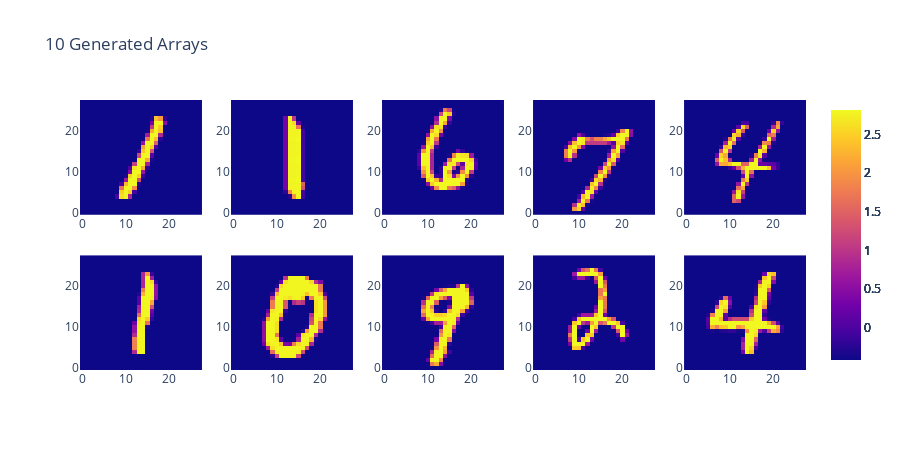

This figure's notebook cell:
### Code cell
plotly_10_digits(xb)

### Figure 1 — Plotly figure (JSON) as saved in the notebook; plotly's stock layout.template omitted (floating-point values rounded to 4 significant figures; data arrays with more than 128 entries replaced by an {"elided": "..."} marker saying what was removed)
{"data": [{"type": "heatmap", "xaxis": "x", "yaxis": "y", "z": {"elided": "28x28 float values"}}, {"type": "heatmap", "xaxis": "x2", "yaxis": "y2", "z": {"elided": "28x28 float values"}}, {"type": "heatmap", "xaxis": "x3", "yaxis": "y3", "z": {"elided": "28x28 float values"}}, {"type": "heatmap", "xaxis": "x4", "yaxis": "y4", "z": {"elided": "28x28 float values"}}, {"type": "heatmap", "xaxis": "x5", "yaxis": "y5", "z": {"elided": "28x28 float values"}}, {"type": "heatmap", "xaxis": "x6", "yaxis": "y6", "z": {"elided": "28x28 float values"}}, {"type": "heatmap", "xaxis": "x7", "yaxis": "y7", "z": {"elided": "28x28 float values"}}, {"type": "heatmap", "xaxis": "x8", "yaxis": "y8", "z": {"elided": "28x28 float values"}}, {"type": "heatmap", "xaxis": "x9", "yaxis": "y9", "z": {"elided": "28x28 float values"}}, {"type": "heatmap", "xaxis": "x10", "yaxis": "y10", "z": {"elided": "28x28 float values"}}], "layout": {"height": 450, "title": {"text": "10 Generated Arrays"}, "width": 900, "xaxis": {"anchor": "y", "domain": [0, 0.168]}, "xaxis10": {"anchor": "y10", "domain": [0.832, 1]}, "xaxis2": {"anchor": "y2", "domain": [0.208, 0.376]}, "xaxis3": {"anchor": "y3", "domain": [0.416, 0.584]}, "xaxis4": {"anchor": "y4", "domain": [0.624, 0.792]}, "xaxis5": {"anchor": "y5", "domain": [0.832, 1]}, "xaxis6": {"anchor": "y6", "domain": [0, 0.168]}, "xaxis7": {"anchor": "y7", "domain": [0.208, 0.376]}, "xaxis8": {"anchor": "y8", "domain": [0.416, 0.584]}, "xaxis9": {"anchor": "y9", "domain": [0.624, 0.792]}, "yaxis": {"anchor": "x", "domain": [0.575, 1]}, "yaxis10": {"anchor": "x10", "domain": [0, 0.425]}, "yaxis2": {"anchor": "x2", "domain": [0.575, 1]}, "yaxis3": {"anchor": "x3", "domain": [0.575, 1]}, "yaxis4": {"anchor": "x4", "domain": [0.575, 1]}, "yaxis5": {"anchor": "x5", "domain": [0.575, 1]}, "yaxis6": {"anchor": "x6", "domain": [0, 0.425]}, "yaxis7": {"anchor": "x7", "domain": [0, 0.425]}, "yaxis8": {"anchor": "x8", "domain": [0, 0.425]}, "yaxis9": {"anchor": "x9", "domain": [0, 0.425]}}}
